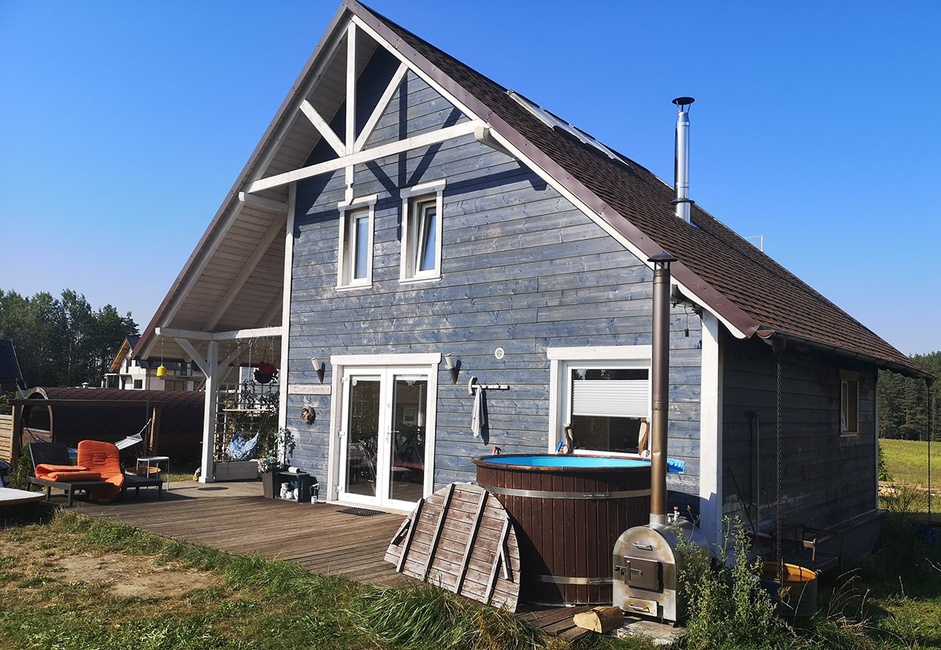
#> input picture HOUSE/HD/Corners/Corner_1.jpg, 941 x 650 px, shrunk from 1242 x 858 before the run
$ python feature_detection_matching_images.py
#> lines starting #> are read from the running program, lines starting #| are printed output that depends on the picture
### algorithms.py
import cv2 as cv
from timeit import default_timer as timer

# [91 lines left out: functions sift_algorithm, sift_algorithm_timer, surf_algorithm, surf_algorithm_timer, fast_surf_algorithm, fast_surf_algorithm_timer and 1 more, not called in this run]

def orb_algorithm(img):
    gray = cv.cvtColor(img, cv.COLOR_BGR2GRAY)
    orb = cv.ORB_create()
    keypoints, descriptors = orb.detectAndCompute(gray, None)
    print('Number of keypoints:', len(keypoints))
    return keypoints, descriptors

# [15 lines left out: function orb_algorithm_timer, not called in this run]

### feature_detection_matching_images.py
import cv2 as cv
from os import listdir
from os.path import isfile, join
import algorithms
import matching_methods
from timeit import default_timer as timer
import numpy as np

# [196 lines left out: functions test_img, test_img_matching, not called in this run]
    # cv.waitKey(0)

def group_of_descriptors(img_to_find_path, algorithm, matching_method):
#> called with img_to_find_path = 'HOUSE/HD/Choice/TO_FIND_8.jpg', algorithm = 'ORB', matching_method = 'FLANN'
    img_corner_1 = cv.imread('HOUSE/HD/Corners/Corner_1.jpg')
#> img_corner_1 is the input picture: shape (650, 941, 3); mean B, G, R 136.4, 115.8, 99.6
    img_corner_2 = cv.imread('HOUSE/HD/Corners/Corner_2.jpg')
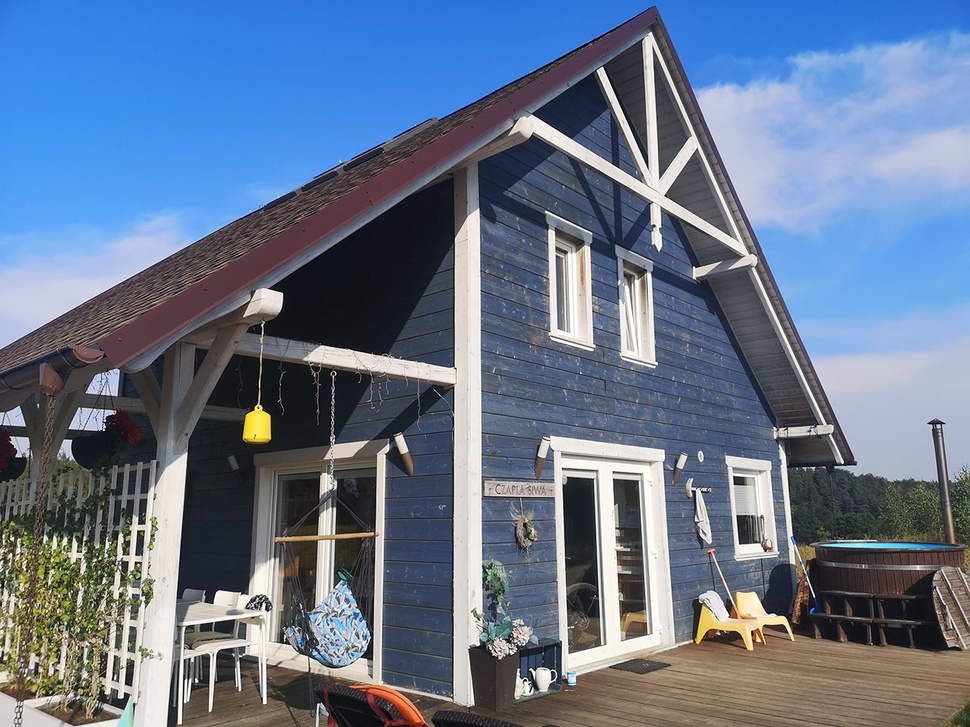
#> input picture HOUSE/HD/Corners/Corner_2.jpg, 970 x 727 px, shrunk from 1280 x 960 before the run
#> img_corner_2 is the input picture: shape (727, 970, 3); mean B, G, R 141.3, 117.6, 101.7
    img_corner_3 = cv.imread('HOUSE/HD/Corners/Corner_3.jpg')
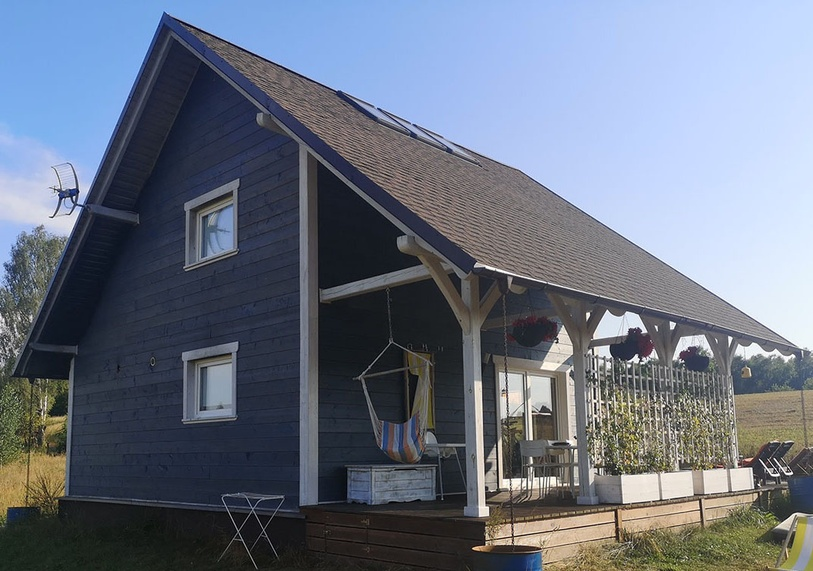
#> input picture HOUSE/HD/Corners/Corner_3.jpg, 813 x 571 px, shrunk from 1073 x 753 before the run
#> img_corner_3 is the input picture: shape (571, 813, 3); mean B, G, R 129.9, 114.7, 106.1
    img_corner_4 = cv.imread('HOUSE/HD/Corners/Corner_4.jpg')
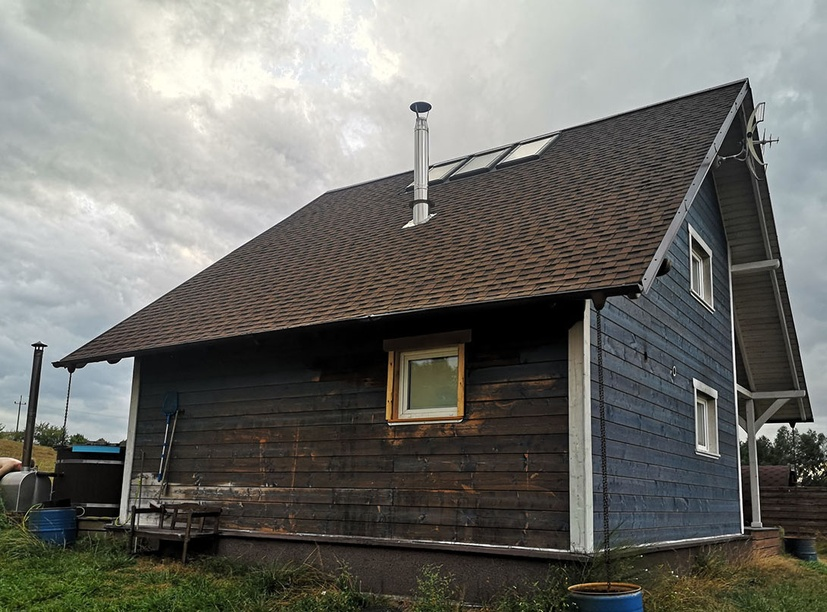
#> input picture HOUSE/HD/Corners/Corner_4.jpg, 827 x 612 px, shrunk from 1091 x 807 before the run
#> img_corner_4 is the input picture: shape (612, 827, 3); mean B, G, R 107.4, 112.6, 112.6

    img_to_find = cv.imread(img_to_find_path)

    if algorithm == 'SIFT':
        print('SIFT')
        keypoints_corner_1, descriptors_corner_1 = algorithms.sift_algorithm(img_corner_1)
        keypoints_corner_2, descriptors_corner_2 = algorithms.sift_algorithm(img_corner_2)
        keypoints_corner_3, descriptors_corner_3 = algorithms.sift_algorithm(img_corner_3)
        keypoints_corner_4, descriptors_corner_4 = algorithms.sift_algorithm(img_corner_4)

        keypoints_to_find, descriptors_to_find = algorithms.sift_algorithm(img_to_find)
    elif algorithm == 'SURF':
        print('SURF')
        keypoints_corner_1, descriptors_corner_1 = algorithms.surf_algorithm(img_corner_1)
        keypoints_corner_2, descriptors_corner_2 = algorithms.surf_algorithm(img_corner_2)
        keypoints_corner_3, descriptors_corner_3 = algorithms.surf_algorithm(img_corner_3)
        keypoints_corner_4, descriptors_corner_4 = algorithms.surf_algorithm(img_corner_4)

        keypoints_to_find, descriptors_to_find = algorithms.surf_algorithm(img_to_find)
    elif algorithm == 'FAST_SURF':
        print('FAST_SURF')
        keypoints_corner_1, descriptors_corner_1 = algorithms.fast_surf_algorithm(img_corner_1)
        keypoints_corner_2, descriptors_corner_2 = algorithms.fast_surf_algorithm(img_corner_2)
        keypoints_corner_3, descriptors_corner_3 = algorithms.fast_surf_algorithm(img_corner_3)
        keypoints_corner_4, descriptors_corner_4 = algorithms.fast_surf_algorithm(img_corner_4)

        keypoints_to_find, descriptors_to_find = algorithms.fast_surf_algorithm(img_to_find)

    elif algorithm == 'ORB':
        print('ORB')
        keypoints_corner_1, descriptors_corner_1 = algorithms.orb_algorithm(img_corner_1)
#> in orb_algorithm, `keypoints, descriptors = orb.detectAndCompute(gray, None)`: keypoints = 500 keypoints; strongest (x, y, size): (653, 262, 31), (475, 388, 31), (648, 260, 31), (271, 408, 31)
#| Number of keypoints: 500
#> keypoints_corner_1 has the same summary as keypoints in orb_algorithm
        keypoints_corner_2, descriptors_corner_2 = algorithms.orb_algorithm(img_corner_2)
#> in orb_algorithm (call 2), `gray = cv.cvtColor(img, cv.COLOR_BGR2GRAY)`:
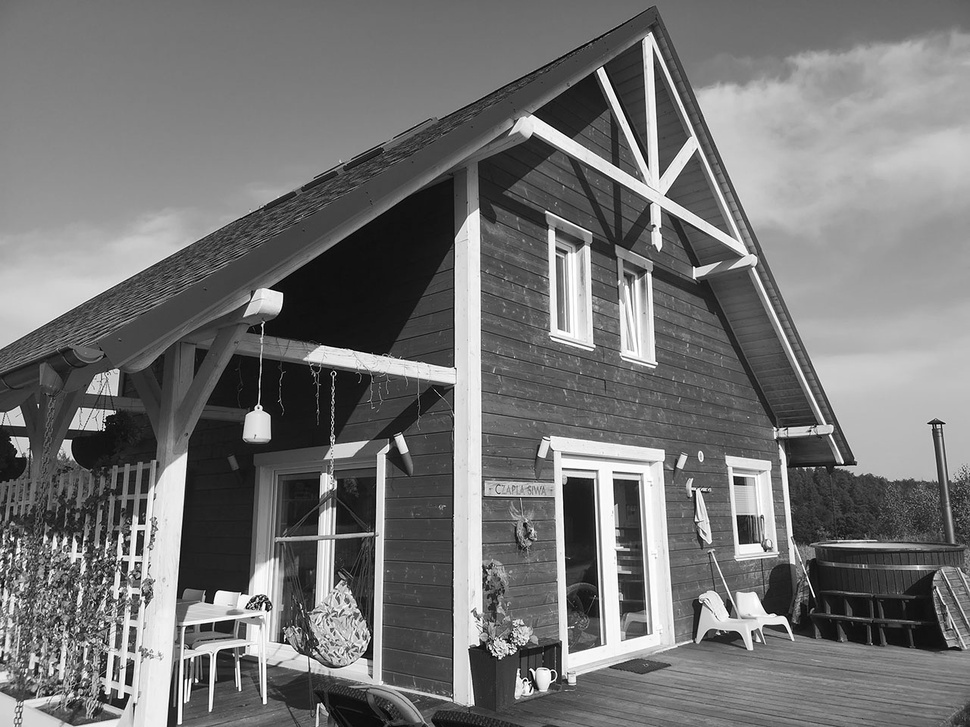
#> gray: shape (727, 970); min 0, max 255, mean 115.6
#> in orb_algorithm (call 2), `keypoints, descriptors = orb.detectAndCompute(gray, None)`: keypoints = 500 keypoints; strongest (x, y, size): (526, 678, 31), (842, 462, 31), (524, 678, 31), (267, 610, 31)
#| Number of keypoints: 500
#> keypoints_corner_2 has the same summary as keypoints in orb_algorithm
        keypoints_corner_3, descriptors_corner_3 = algorithms.orb_algorithm(img_corner_3)
#> in orb_algorithm (call 3), `gray = cv.cvtColor(img, cv.COLOR_BGR2GRAY)`:
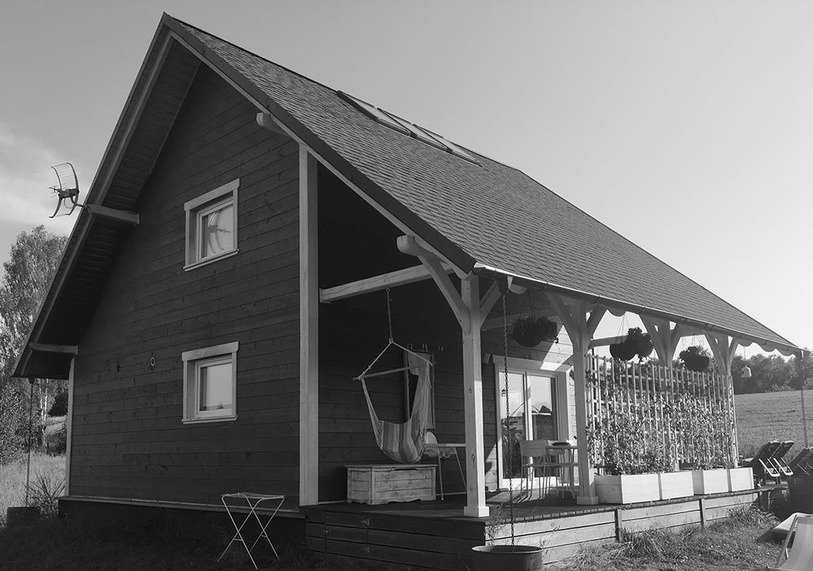
#> gray: shape (571, 813); min 0, max 255, mean 113.9
#> in orb_algorithm (call 3), `keypoints, descriptors = orb.detectAndCompute(gray, None)`: keypoints = 500 keypoints; strongest (x, y, size): (636, 355, 31), (774, 473, 31), (777, 474, 31), (594, 398, 31)
#| Number of keypoints: 500
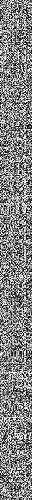
#> descriptors_corner_3: shape (500, 32); min 0, max 255, mean 130.7
#> keypoints_corner_3 has the same summary as keypoints in orb_algorithm
        keypoints_corner_4, descriptors_corner_4 = algorithms.orb_algorithm(img_corner_4)
#> in orb_algorithm (call 4), `keypoints, descriptors = orb.detectAndCompute(gray, None)`: keypoints = 500 keypoints; strongest (x, y, size): (41, 348, 31), (36, 348, 31), (793, 425, 31), (33, 345, 31)
#| Number of keypoints: 500
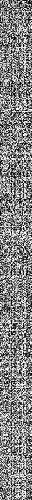
#> descriptors_corner_4: shape (500, 32); min 0, max 255, mean 131
#> keypoints_corner_4 has the same summary as keypoints in orb_algorithm

        keypoints_to_find, descriptors_to_find = algorithms.orb_algorithm(img_to_find)

    clusters = np.array([descriptors_corner_1])
    clusters1 = np.array([descriptors_corner_2])
    clusters2 = np.array([descriptors_corner_3])
    clusters3 = np.array([descriptors_corner_4])
    if matching_method == 'BRUTE-FORCE' and not algorithm == 'ORB':
        bf = cv.BFMatcher(cv.NORM_L2, crossCheck=False)
        bf.add(clusters)
        bf.add(clusters1)
        bf.add(clusters2)
        bf.add(clusters3)
        bf.train()
        start = timer()
        matches = bf.knnMatch(descriptors_to_find, k=2)
        end = timer()
    elif matching_method == 'BRUTE-FORCE' and algorithm == 'ORB':
        print('BRUTE-FORCE + ORB')
        bf = cv.BFMatcher(cv.NORM_HAMMING, crossCheck=False)
        bf.add(clusters)
        bf.add(clusters1)
        bf.add(clusters2)
        bf.add(clusters3)
        bf.train()
        start = timer()
        matches = bf.knnMatch(descriptors_to_find, k=2)
        end = timer()
    elif matching_method == 'FLANN' and not algorithm == 'ORB':
        FLAN_INDEX_KDTREE = 1
        index_params = dict(algorithm=FLAN_INDEX_KDTREE, trees=5)
        search_params = dict(checks=50)
        flann = cv.FlannBasedMatcher(index_params, search_params)
        flann.add(clusters)
        flann.add(clusters1)
        flann.add(clusters2)
        flann.add(clusters3)
        flann.train()
        start = timer()
        matches = flann.knnMatch(descriptors_to_find, k=2)
        end = timer()
    elif matching_method == 'FLANN' and algorithm == 'ORB':
        print('FLANN + ORB')
        FLANN_INDEX_LSH = 6
        index_params = dict(algorithm=FLANN_INDEX_LSH,
                            table_number=6,  # 12
                            key_size=12,  # 20
                            multi_probe_level=1)  # 2
        search_params = dict(checks=50)
        flann = cv.FlannBasedMatcher(index_params, search_params)
        flann.add(clusters)
        flann.add(clusters1)
        flann.add(clusters2)
        flann.add(clusters3)
        flann.train()
        start = timer()
        matches = flann.knnMatch(descriptors_to_find, k=2)
        end = timer()

    time = end - start
    good = []
    for m, n in matches:
        if m.distance < 0.8 * n.distance:
            good.append(m)

    print(len(good))
    print(len(matches))
    print(len(good) / len(matches) * 100)

    with open(matching_method + "_matching_results_group.txt", 'a') as f:
        f.write(str(algorithm) + " <-> " + str(img_to_find_path) +"\n" + "\n")
        f.write("Ilosc dopasowan: " + str(
            len(good)) + ", procent dopasowan: " + str(
            (len(good)/len(descriptors_to_find))*100) + ", calkowity czas dopasowania: " + str("{:.10f}".format(time))+ "\n")
        f.write("\n" + "\n")

    good_1 = []
    good_2 = []
    good_3 = []
    good_4 = []

    for i in range(len(good)):
        if good[i].imgIdx == 0:
            good_1.append([good[i]])
        elif good[i].imgIdx == 1:
            good_2.append([good[i]])
        elif good[i].imgIdx == 2:
            good_3.append([good[i]])
        elif good[i].imgIdx == 3:
            good_4.append([good[i]])
        # print(good[i].imgIdx)

    if good_1:
        matched_img_1 = cv.drawMatchesKnn(img_to_find, keypoints_to_find, img_corner_1, keypoints_corner_1,
                                         good_1, None)
        cv.imshow("Matching Images_1", matched_img_1)
        # cv.imwrite(algorithm + "_" +  matching_method + "_1" + '.png', matched_img_1)
    if good_2:
        matched_img_2 = cv.drawMatchesKnn(img_to_find, keypoints_to_find, img_corner_2, keypoints_corner_2,
                                         good_2, None)
        cv.imshow("Matching Images_2", matched_img_2)
        # cv.imwrite(algorithm + "_" + matching_method + "_2" + '.png', matched_img_2)
    if good_3:
        matched_img_3 = cv.drawMatchesKnn(img_to_find, keypoints_to_find, img_corner_3, keypoints_corner_3,
                                         good_3, None)
        cv.imshow("Matching Images_3", matched_img_3)
        # cv.imwrite(algorithm + "_" +  matching_method + "_3" + '.png', matched_img_3)
    if good_4:
        matched_img_4 = cv.drawMatchesKnn(img_to_find, keypoints_to_find, img_corner_4, keypoints_corner_4,
                                         good_4, None)
        cv.imshow("Matching Images_4", matched_img_4)
        # cv.imwrite(algorithm + "_" +  matching_method + "_4" + '.png', matched_img_4)

    cv.waitKey(0)


#> (the run stopped early here; a loop or call above may not have finished)
